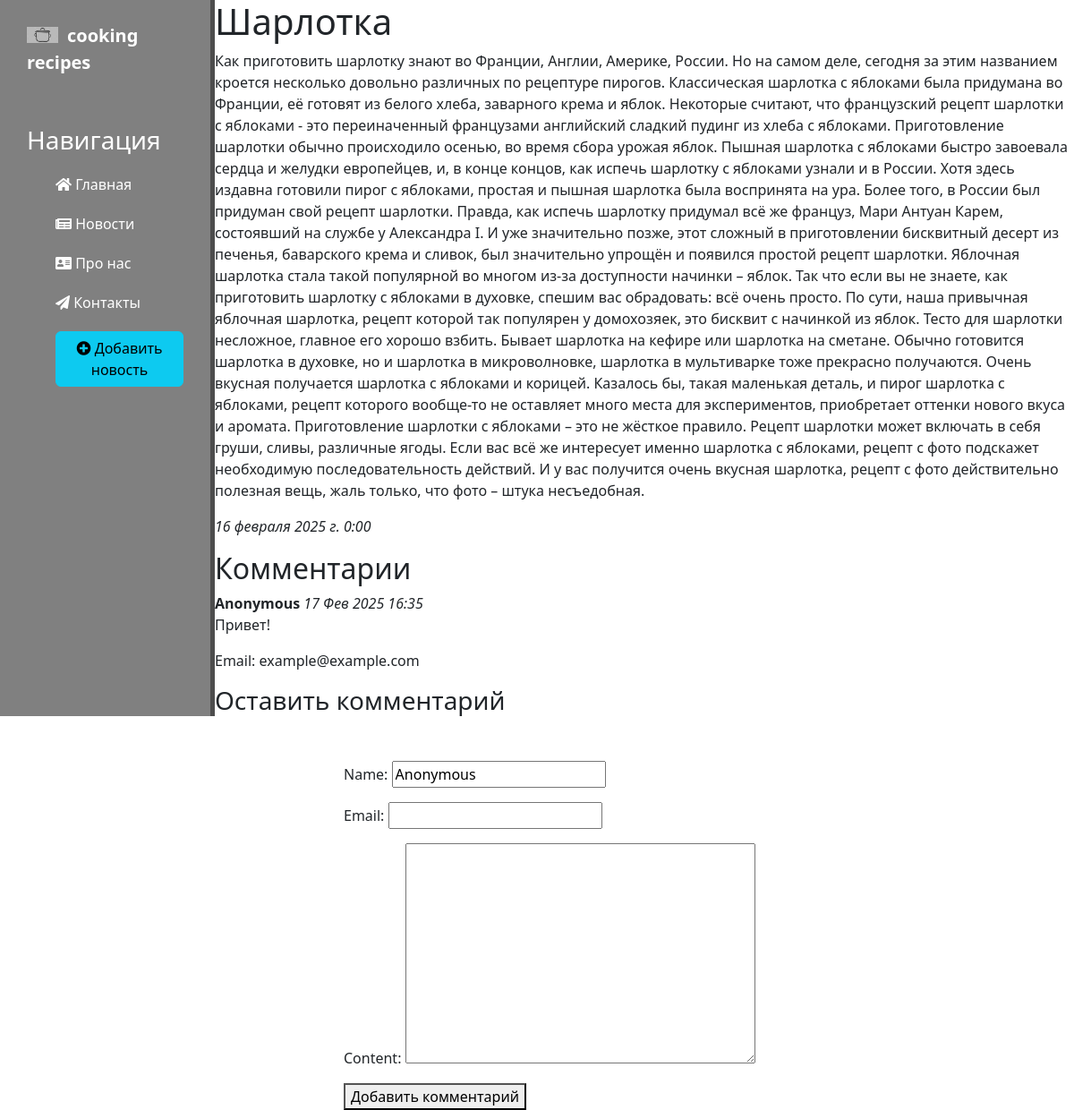
Screenshot of /news/3 with the database file from the repository.
### news/models.py (models this page shows, shortened)
class Articles(models.Model):
    title = models.CharField('Название', max_length=50)
    anons = models.CharField('Анонс', max_length=250)
    full_text = models.TextField('Текст статьи')
    date = models.DateTimeField('Дата публикации')
    class Meta:
        verbose_name = 'Новость'
        verbose_name_plural = 'Новости'

class Comment(models.Model):
    article = models.ForeignKey(Articles, related_name='comments', on_delete=models.CASCADE, null=True, blank=True)
    name = models.CharField(max_length=100, default="Anonymous")  # Поле для имени
    email = models.EmailField(blank=True, null=True)  # Поле для электронной почты
    content = models.TextField(blank=True, null=True)
    created_at = models.DateTimeField(auto_now_add=True)

### news/views.py (the view, shortened to what this page needs)
# urls.py: path('<int:pk>', views.NewsDetailView.as_view(), name='news-detail'),
class NewsDetailView(DetailView):
    model = Articles
    template_name = 'news/details_view.html'
    context_object_name = 'article'
    def get_context_data(self, **kwargs):
        context = super().get_context_data(**kwargs)
        context['form'] = CommentForm()
        context['comments'] = self.object.comments.all()
        return context

### news/forms.py
class CommentForm(forms.ModelForm):
    class Meta:
        model = Comment
        fields = ['name', 'email', 'content']
        name = forms.CharField(max_length=100, label='Ваше имя')
        email = forms.EmailField(required=False, label='Ваш email (по желанию)')
        content = forms.CharField(widget=forms.Textarea, label='Комментарий')

### news/templates/news/details_view.html (shortened to what this page needs)
{% extends 'main/layout.html' %}
{% block content %}
    <h1>{{ article.title }}</h1>
    <p>{{ article.full_text }}</p>
    <p><em>{{ article.date }}</em></p>
    <h2>Комментарии</h2>
<div>
    {% for comment in comments %}
        <div>
            <strong>{{ comment.name }}</strong> <em>{{ comment.created_at|date:"d M Y H:i" }}</em>
            <p>{{ comment.content }}</p>
            {% if comment.email %}
                <p>Email: {{ comment.email }}</p>
            {% endif %}
        </div>
    {% empty %}
        <p>Комментариев пока нет.</p>
    {% endfor %}
</div>
<h3>Оставить комментарий</h3>
<form method="post">
    {{ form.as_p }}
    <button type="submit">Добавить комментарий</button>
</form>
{% endblock %}

### main/static/main/css/main.css (style rules this page uses)
form { margin-left: 32%; width: 500px; margin-top: 50px; }

### rows the page displays
Articles: full_text "Как приготовить шарлотку знают во Франции, Англии, Америке, России. Но на самом деле, сегодня за этим названием кроется несколько довольно различных по рецептуре пирогов. Классическая шарлотка с яблоками была придумана во Франции, её готовят из белого хлеба, заварного крема и яблок. Некоторые считают, что французский рецепт шарлотки с яблоками - это переиначенный французами английский сладкий пудинг из хлеба с яблоками. Приготовление шарлотки обычно происходило осенью, во время сбора урожая яблок. Пышная шарлотка с яблоками быстро завоевала сердца и желудки европейцев, и, в конце концов, как испечь шарлотку с яблоками узнали и в России. Хотя здесь издавна готовили пирог с яблоками, простая…", date "16 февраля 2025 г. 0:00"
Comment: name "Anonymous", created_at "17 Фев 2025 16:35", content "Привет!", email "example@example.com"
